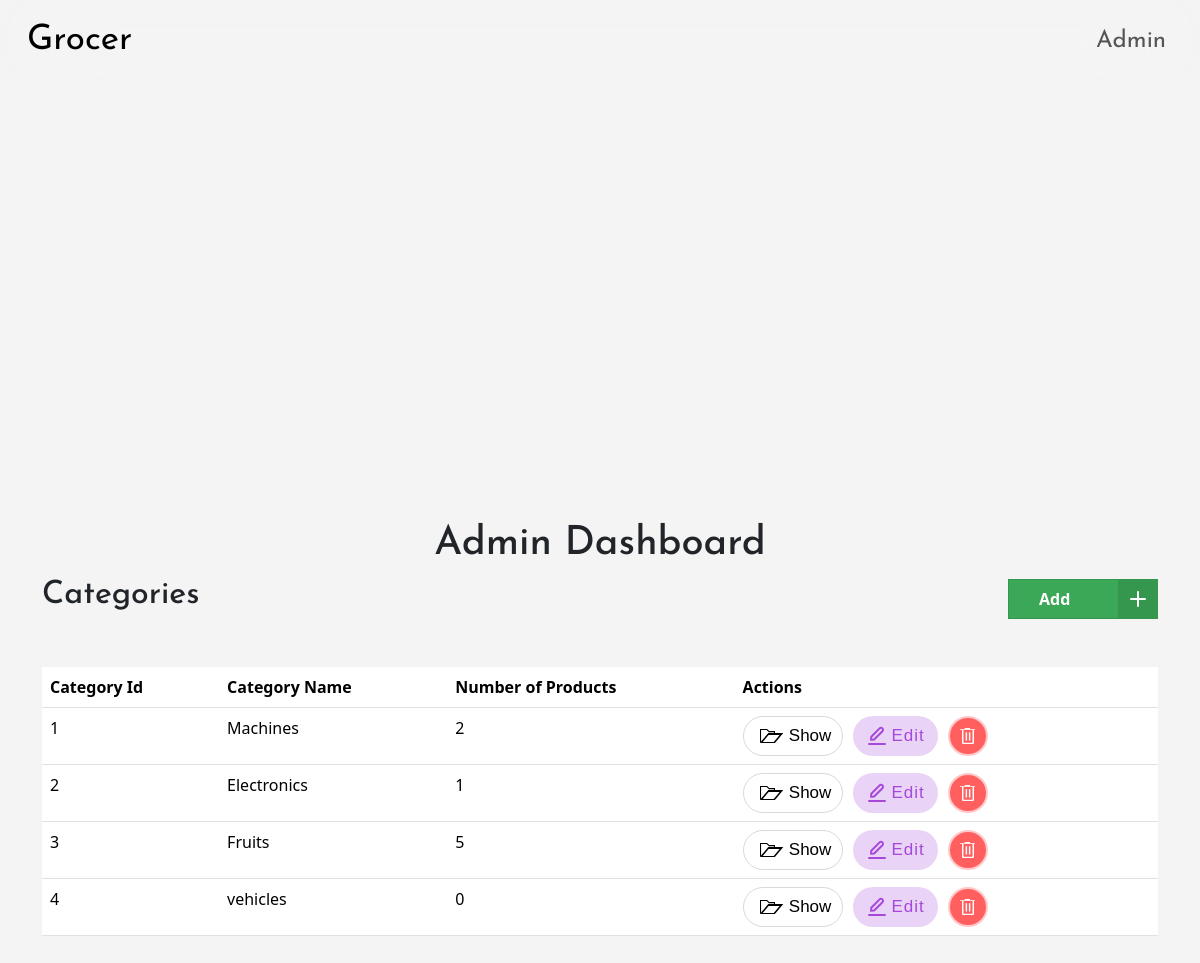
The page /admin (signed in) on the database its author committed.
### models.py (models this page shows, shortened)
class User(db.Model):
    __tablename__ = 'user'
    id = db.Column(db.Integer, primary_key=True)
    username = db.Column(db.String(32), unique=True, nullable=False)
    passhash = db.Column(db.String(512), nullable=False)
    name = db.Column(db.String(64), nullable=True)
    if_admin = db.Column(db.Boolean, nullable=False, default=False)
    @property
    def password(self):
        raise AttributeError('password is not a readable attribute')

class Category(db.Model):
    __tablename__ = 'category'
    id = db.Column(db.Integer, primary_key=True)
    name = db.Column(db.String(64), nullable=False)
    products = db.relationship('Product', backref='category', lazy=True)

### routes.py (the view)
@app.route('/admin')
@admin_required
def admin():
    user = User.query.get(session['user_id'])
    if not user.if_admin:
        flash('You are not authorized to view this page.')
        return redirect(url_for('index'))
    return render_template('admin.html', user=user, categories=Category.query.all())

### routes.py (called while the page is built)
def admin_required(func):
    @wraps(func)
    def inner(*args, **kwargs):
        if 'user_id' not in session:
            flash('You need to login first.')
            return redirect(url_for('login'))
        user = User.query.get(session['user_id'])
        if not user.if_admin:
            flash('You are not authorized to view this page because you are not admin.')
            return redirect(url_for('index'))
        return func(*args, **kwargs)
    return inner

### templates/admin.html (shortened to what this page needs)
{% extends 'layout.html' %}
{% block content %}
    <h1>Admin Dashboard</h1>
    <div class="heading">
        <h2>Categories</h2>
        <a type="button" class="button" href="{{url_for('add_category')}}">
            <span class="button__text">Add </span>
            <span class="button__icon">
                <svg xmlns="http://www.w3.org/2000/svg" width="24" viewBox="0 0 24 24" stroke-width="2" stroke-linejoin="round" stroke-linecap="round" stroke="currentColor" height="24" fill="none" class="svg">
                    <line y2="19" y1="5" x2="12" x1="12"></line>
                    <line y2="12" y1="12" x2="19" x1="5"></line>
                </svg>
            </span>
        </a>
    </div>
    <table class="table">
        <thead>
            <tr>
                <th>Category Id</th>
                <th>Category Name</th>
                <th>Number of Products</th>
                <th>Actions</th>
            </tr>
        </thead>
        <tbody>
            {% for category in categories %}
                <tr>
                    <td>{{category.id}}</td>
                    <td>{{category.name}}</td>
                    <td>{{category.products|length}}</td>
                    <td style="vertical-align: middle;">
                        <div class="action-buttons">
                        <a href="{{url_for('show_category', id=category.id)}}" class="open-file">
                            <span class="file-wrapper">
                              <span class="file-front"></span>
                            </span>
                            Show
                          </a>
                            <a class="button-e" href="{{url_for('edit_category', id=category.id)}}">
                                <span class="label">Edit</span>
                            </a>
                            <a class="bin-button" href="{{url_for('delete_category', id=category.id)}}">
                                <svg xmlns="http://www.w3.org/2000/svg" fill="none" viewBox="0 0 39 7" class="bin-top">
                                    <line stroke-width="4" stroke="white" y2="5" x2="39" y1="5"></line>
                                    <line stroke-width="3" stroke="white" y2="1.5" x2="26.0357" y1="1.5" x1="12"></line>
                                </svg>
                            </a>
                        </div>
                    </td>
                </tr>
            {% endfor %}
        </tbody>
    </table>
{% endblock %}

### templates/layout.html (shortened to what this page needs)
<!DOCTYPE html>
<html lang="en">
    <head>
        <link href="https://cdn.jsdelivr.net/npm/bootstrap@5.3.2/dist/css/bootstrap.min.css" rel="stylesheet">
    </head>
    <body>
        <div class="flash-container">
        {% include 'nav.html' %}
        </div>
        <div class="container">
            {% block content %}
            {% endblock %}
        </div>
    </body>
</html>

### templates/nav.html (shortened to what this page needs)
<nav class="navbar navbar-expand-lg">
  <header >
        <div class="container-fluid  ">
          <a class="navbar-brand" href="/">Grocer</a>
          <div class="logside collapse navbar-collapse" id="navbarNav">
            <ul class="navbar-nav">
              {% if user %}
              <li class="nav-item">
                <a class="nav-link" href="{{url_for('profile')}}">
                  {{user.username | capitalize }}
                </a>
              </li>
              {% endif %}
            </ul>
          </div>
        </div>
      </header>
  </nav>

### templates/layout.html (style rules this page uses)
body { margin: 0; padding: 0; }
.flash-container { position: fixed; top: 7%; left: 0; z-index: 1000; }
body { top:83px; min-height: 184vh; display: flex; flex-direction: column; align-items:flex-start; justify-content: center; background-color: #f4f4f4; margin: 0; }

### templates/admin.html (style rules this page uses)
.table { margin-top: 4%; }
.heading { display: flex; justify-content: space-between; align-items: center; }
h1 { text-align: center; font-family: 'Josefin Sans', sans-serif; top: 84px; }
h2 { text-align: center; font-family: 'Josefin Sans', sans-serif; }
.button { position: relative; width: 150px; height: 40px; cursor: pointer; display: flex; align-items: center; border: 1px solid #34974d; background-color: #3aa856; text-decoration: none; }
.button, .button__icon, .button__text { transition: all 0.3s; }
.button .button__text { transform: translateX(30px); color: #fff; font-weight: 600; }
.button .button__icon { position: absolute; transform: translateX(109px); height: 100%; width: 39px; background-color: #34974d; display: flex; align-items: center; justify-content: center; }
.button .svg { width: 30px; stroke: #fff; }
.bin-button { display: flex; flex-direction: column; align-items: center; justify-content: center; width: 40px; height: 40px; border-radius: 50%; background-color: rgb(255, 95, 95); cursor: pointer; border: 2px solid rgb(255, 201, 201); transition-duration: 0.3s; position: relative; overflow: hidden; }
.bin-bottom { width: 12px; z-index: 2; }
.bin-top { width: 15px; transform-origin: right; transition-duration: 0.3s; z-index: 2; }
.open-file { background-color: rgb(255, 255, 255); width: 100px; height: 40px; display: flex; align-items: center; justify-content: center; gap: 20px; border: 1px solid rgb(217, 217, 217); font-size: 17px; color: black; cursor: pointer; transition: all 0.3s; border-radius: 20px; text-decoration: none; font-family: sans-serif; }
.file-wrapper { width: 15px; height: auto; display: flex; align-items: flex-end; justify-content: center; position: relative; left: 6px; }
.file-front { position: absolute; width: 100%; height: 70%; border: 2px solid rgb(0, 0, 0); border-bottom: 1px solid black; transform: skewX(-40deg); transform-origin: bottom right; background-color: white; transition: all 0.5s; bottom: 0; }
.button-e { display: flex; justify-content: center; align-items: center; padding: 8px 12px; gap: 2px; height: 40px; width: 85px; border: none; background: #a549da3d; border-radius: 20px; cursor: pointer; text-decoration: none; }
.label { line-height: 22px; font-size: 17px; color: #A649DA; font-family: sans-serif; letter-spacing: 1px; }
.action-buttons { display: flex; gap: 10px; }

### templates/nav.html (style rules this page uses)
.nav-item { padding-right: 12px; }
.navbar-brand { position: fixed; top: 0; left: 1%; z-index: 1000; width: 12%; background-color: inherit; font-family: 'Josefin Sans', sans-serif; font-size: 35px; padding: 15px; }
.container-fluid { position: fixed; top: 0; right: 0; transform: translateX(0); display: flex; flex-direction: row; height: 83px; background-color: inherit; backdrop-filter: blur(50px); border-radius: 9px; z-index: 1000; font-family: 'Josefin Sans', sans-serif; font-size: 25px; }
.navbar-nav { position: fixed; top: 13px; right: 1%; transform: translateX(0); display: flex; flex-direction: row; padding: 2px; background-color: inherit; border-radius: 9px; z-index: 1000; font-family: 'Josefin Sans', sans-serif; font-size: 24px; }

### rows shown on the page
User: username "Admin"
Category: id "1", name "Machines", products|length "2"
Category: id "2", name "Electronics", products|length "1"
Category: id "3", name "Fruits", products|length "5"
Category: id "4", name "vehicles", products|length "0"
